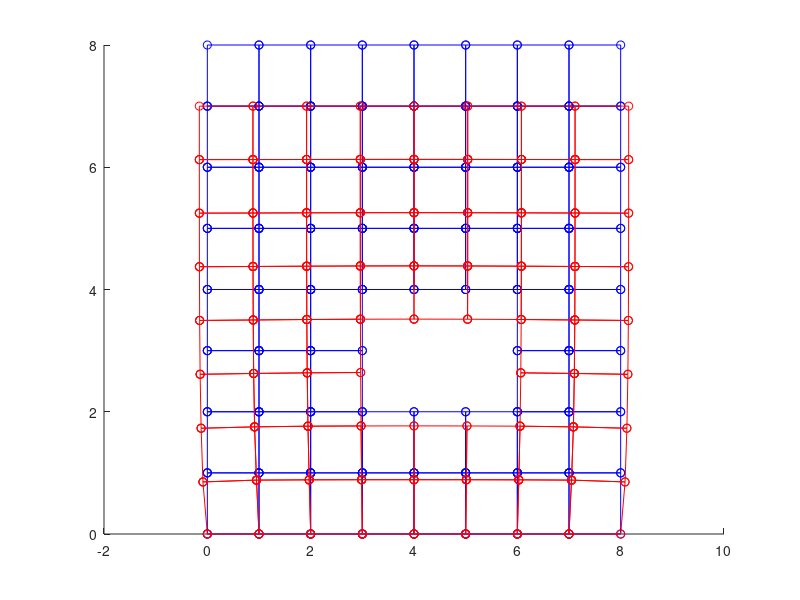

Write MATLAB code to recreate this figure.
clc;
clear;
close all;

elemSize = [1 1];
a = elemSize(1);
b = elemSize(2);

MeshNodes = [
    0 0;
    1 0;
    2 0;
    3 0;
    4 0;
    5 0;
    6 0;
    7 0;
    8 0;

    0 1;
    1 1;
    2 1;
    3 1;
    4 1;
    5 1;
    6 1;
    7 1;
    8 1;

    0 2;
    1 2;
    2 2;
    3 2;
    4 2;
    5 2;
    6 2;
    7 2;
    8 2;

    0 3;
    1 3;
    2 3;
    3 3;
    4 3;
    5 3;
    6 3;
    7 3;
    8 3;

    0 4;
    1 4;
    2 4;
    3 4;
    4 4;
    5 4;
    6 4;
    7 4;
    8 4;

    0 5;
    1 5;
    2 5;
    3 5;
    4 5;
    5 5;
    6 5;
    7 5;
    8 5;

    0 6;
    1 6;
    2 6;
    3 6;
    4 6;
    5 6;
    6 6;
    7 6;
    8 6;

    0 7;
    1 7;
    2 7;
    3 7;
    4 7;
    5 7;
    6 7;
    7 7;
    8 7;

    0 8;
    1 8;
    2 8;
    3 8;
    4 8;
    5 8;
    6 8;
    7 8;
    8 8;
];

MeshElems = [
    1   2   11  10;
    2   3   12  11;
    3   4   13  12;
    4   5   14  13;
    5   6   15  14;
    6   7   16  15;
    7   8   17  16;
    8   9   18  17;

    10  11  20  19;
    11  12  21  20;
    12  13  22  21;
    13  14  23  22;
    14  15  24  23;
    15  16  25  24;
    16  17  26  25;
    17  18  27  26;

    19  20  29  28;
    20  21  30  29;
    21  22  31  30;
    22  23  32  31;
    23  24  33  32;
    24  25  34  33;
    25  26  35  34;
    26  27  36  35;

    28  29  38  37;
    29  30  39  38;
    30  31  40  39;
    31  32  41  40;
    32  33  42  41;
    33  34  43  42;
    34  35  44  43;
    35  36  45  44;

    37  38  47  46;
    38  39  48  47;
    39  40  49  48;
    40  41  50  49;
    41  42  51  50;
    42  43  52  51;
    43  44  53  52;
    44  45  54  53;

    46  47  56  55;
    47  48  57  56;
    48  49  58  57;
    49  50  59  58;
    50  51  60  59;
    51  52  61  60;
    52  53  62  61;
    53  54  63  62;

    55  56  65  64;
    56  57  66  65;
    57  58  67  66;
    58  59  68  67;
    59  60  69  68;
    60  61  70  69;
    61  62  71  70;
    62  63  72  71;

    64  65  74  73;
    65  66  75  74;
    66  67  76  75;
    67  68  77  76;
    68  69  78  77;
    69  70  79  78;
    70  71  80  79;
    71  72  81  80;
];

E = 200000;
E1 = 1e-6;
v = 0.3;

L = 9;
A = 9;

nNodes = length(MeshNodes);
nEdges = 4;
nElems = length(MeshElems);
nNodeDofs = 2;

nElemDofs = nNodeDofs * 4;
nMeshDofs = nNodes * nNodeDofs;

D = E/(1 - v*v) * [1 v 0; v 1 0; 0 0 (1 - v)/2];
D1 = E1/(1 - v*v) * [1 v 0; v 1 0; 0 0 (1 - v)/2];

Forces = zeros(nMeshDofs, 1);

d = [1, 1 + nNodes, 2, 2 + nNodes, 3, 3 + nNodes, 4, 4 + nNodes, 5,...
    5 + nNodes, 6, 6 + nNodes, 7, 7 + nNodes, 8, 8 + nNodes, 9, ...
    9 + nNodes, 73+nNodes, 74+nNodes, 75+nNodes, 76+nNodes, 77+nNodes, ...
    78+nNodes, 79+nNodes, 80+nNodes, 81+nNodes];
dv = [0 0 0 0 0 0 0 0 0 0 0 0 0 0 0 0 0 0 -1 -1 -1 -1 -1 -1 -1 -1 -1];

hold on;

function ShowBlue(MeshElems, MeshNodes, nElems)
  for i = 1:nElems
    if i ~= 28 && i~=29 && i~=30 && i ~= 20 && i~=21 && i~=22
      elem_nodes = [MeshElems(i, :), MeshElems(i, 1)];
      plot(MeshNodes(elem_nodes, 1), MeshNodes(elem_nodes, 2), 'b-o');
    end
  end
end

function ShowRed(MeshElems, MeshNodes, nElems)
  for i = 1:nElems
    if i ~= 28 && i~=29 && i~=30 && i ~= 20 && i~=21 && i~=22
      elem_nodes = [MeshElems(i, :), MeshElems(i, 1)];
      plot(MeshNodes(elem_nodes, 1), MeshNodes(elem_nodes, 2), 'r-o');
    end
  end
end

ShowBlue(MeshElems, MeshNodes, nElems);

function result = Nx(row, elemSize)
  y = row(2);
  a = elemSize(1);
  b = elemSize(2);
  result = 1/(a * b) * [-(b/2-y);
                        (b/2-y);
                        (b/2+y);
                        -(b/2+y)];
end

function result = Ny(row, elemSize)
  x = row(1);
  a = elemSize(1);
  b = elemSize(2);
  result = 1/(a * b) * [-(a/2-x);
                        -(a/2+x);
                        (a/2+x);
                        (a/2-x)];
end

function result = B(row, elemSize)
  nx = Nx(row, elemSize);
  ny = Ny(row, elemSize);
  result = [
    nx(1), nx(2), nx(3), nx(4), 0,     0,     0,     0;
    0,     0,     0,     0,     ny(1), ny(2), ny(3), ny(4);
    ny(1), ny(2), ny(3), ny(4), nx(1), nx(2), nx(3), nx(4);
  ];
end

function result = Ke(nElemDofs, D, elemSize)
  Ke = zeros(nElemDofs, nElemDofs);
  a = elemSize(1);
  b = elemSize(2);
  gp = [-1/sqrt(3) * a/2, 1/sqrt(3) * b/2];
  gw = [1 * a/2, 1 * b/2];
  for i = 1:2
    xi = gp(i);
    wi = gw(i);
    for j = 1:2
      eta = gp(j);
      wj = gw(j);
      Bm = B([xi, eta], elemSize);
      Ke = Ke + (Bm.' * D * Bm) * (wi * wj);
    end
  end
  result = Ke;
end


K_global = zeros(nMeshDofs, nMeshDofs);
for i = 1:size(MeshElems,1)
  elem = MeshElems(i,:);
  if i ~= 28 && i~=29 && i~=30 && i ~= 20 && i~=21 && i~=22
    Ke_local = Ke(nElemDofs, D, elemSize);
  else
    Ke_local = Ke(nElemDofs, D, elemSize);
  endif
  for k1 = 0:nNodeDofs-1
    for k2 = 0:nNodeDofs-1
      for row_loc = 1:nEdges
        row_glb = elem(row_loc);
        for col_loc = 1:nEdges
          col_glb = elem(col_loc);
          K_global(row_glb + k1*nNodes, col_glb + k2*nNodes) = ...
            K_global(row_glb + k1*nNodes, col_glb + k2*nNodes) + ...
            Ke_local(row_loc + k1*nEdges, col_loc + k2*nEdges);
        end
      end
    end
  end
end

function result = Pi(F, K, d, dv)
  for i = 1:length(F)
    for j = 1:length(d)
      k = d(j);
      if i ~= k
        F(i) = F(i) - K(i, k)*dv(j);
      end
    end
  end
  result = F;
end

function result = Pk(F, K, d, dv)
  for j = 1:length(d)
    k = d(j);
    F(k) = K(k, k)*dv(j);
  end
  result = F;
end

Forces = Pi(Forces, K_global, d, dv);
Forces = Pk(Forces, K_global, d, dv);

for i = 1:length(d)
  k = d(i);
  tmp = K_global(k, k);
  K_global(:, k) = 0;
  K_global(k, :) = 0;
  K_global(k, k) = tmp;
end

solu = linsolve(K_global, Forces);

function result = de(solu, elem, nNodes)
    result = [solu(elem); solu(elem + nNodes)]';
end

function sigma = sigmaElemTL(elemIndex, solu, MeshElems, MeshNodes, nNodes, elemSize, D)
  a = elemSize(1);
  b = elemSize(2);
  elem = MeshElems(elemIndex,:);
  de = de(solu, elem, nNodes)
  xi = -a/2; eta = b/2;
  B = B([xi, eta], elemSize);
  eps_local = B * de';
  sigma = D * eps_local;
end

function sigma = sigmaElemTR(elemIndex, solu, MeshElems, MeshNodes, nNodes, elemSize, D)
  a = elemSize(1);
  b = elemSize(2);
  elem = MeshElems(elemIndex,:);
  de = de(solu, elem, nNodes)
  xi = a/2; eta = b/2;
  B = B([xi, eta], elemSize);
  eps_local = B * de';
  sigma = D * eps_local;
end


sigma1l = sigmaElemTL(57, solu, MeshElems, MeshNodes, nNodes, elemSize, D)
sigma2l = sigmaElemTL(58, solu, MeshElems, MeshNodes, nNodes, elemSize, D)
sigma3l = sigmaElemTL(59, solu, MeshElems, MeshNodes, nNodes, elemSize, D)
sigma4l = sigmaElemTL(60, solu, MeshElems, MeshNodes, nNodes, elemSize, D)
sigma5l = sigmaElemTL(61, solu, MeshElems, MeshNodes, nNodes, elemSize, D)
sigma6l = sigmaElemTL(62, solu, MeshElems, MeshNodes, nNodes, elemSize, D)
sigma7l = sigmaElemTL(63, solu, MeshElems, MeshNodes, nNodes, elemSize, D)
sigma8l = sigmaElemTL(64, solu, MeshElems, MeshNodes, nNodes, elemSize, D)

sigma1r = sigmaElemTR(57, solu, MeshElems, MeshNodes, nNodes, elemSize, D)
sigma2r = sigmaElemTR(58, solu, MeshElems, MeshNodes, nNodes, elemSize, D)
sigma3r = sigmaElemTR(59, solu, MeshElems, MeshNodes, nNodes, elemSize, D)
sigma4r = sigmaElemTR(60, solu, MeshElems, MeshNodes, nNodes, elemSize, D)
sigma5r = sigmaElemTR(61, solu, MeshElems, MeshNodes, nNodes, elemSize, D)
sigma6r = sigmaElemTR(62, solu, MeshElems, MeshNodes, nNodes, elemSize, D)
sigma7r = sigmaElemTR(63, solu, MeshElems, MeshNodes, nNodes, elemSize, D)
sigma8r = sigmaElemTR(64, solu, MeshElems, MeshNodes, nNodes, elemSize, D)

ms1 = (sigma1l + sigma1r) / 2;
ms2 = (sigma2l + sigma2r) / 2;
ms3 = (sigma3l + sigma3r) / 2;
ms4 = (sigma4l + sigma4r) / 2;
ms5 = (sigma5l + sigma5r) / 2;
ms6 = (sigma6l + sigma6r) / 2;
ms7 = (sigma7l + sigma7r) / 2;
ms8 = (sigma8l + sigma8r) / 2;
ms_avg = ms1 + ms2 + ms3 + ms4 + ms5 + ms6 + ms7 + ms8

msM = [ ms_avg(1), ms_avg(3);
        ms_avg(3), ms_avg(2) ];

msV = (msM * [0;1]) * a;
Eyy = (msV(2) * 8 * b) / (8 * a * dv(end));

scale = 1;
NodesD = MeshNodes + scale * [solu(1:nNodes,:), solu(nNodes+1:2*nNodes,:)];

ShowRed(MeshElems, NodesD, nElems);
hold off;
